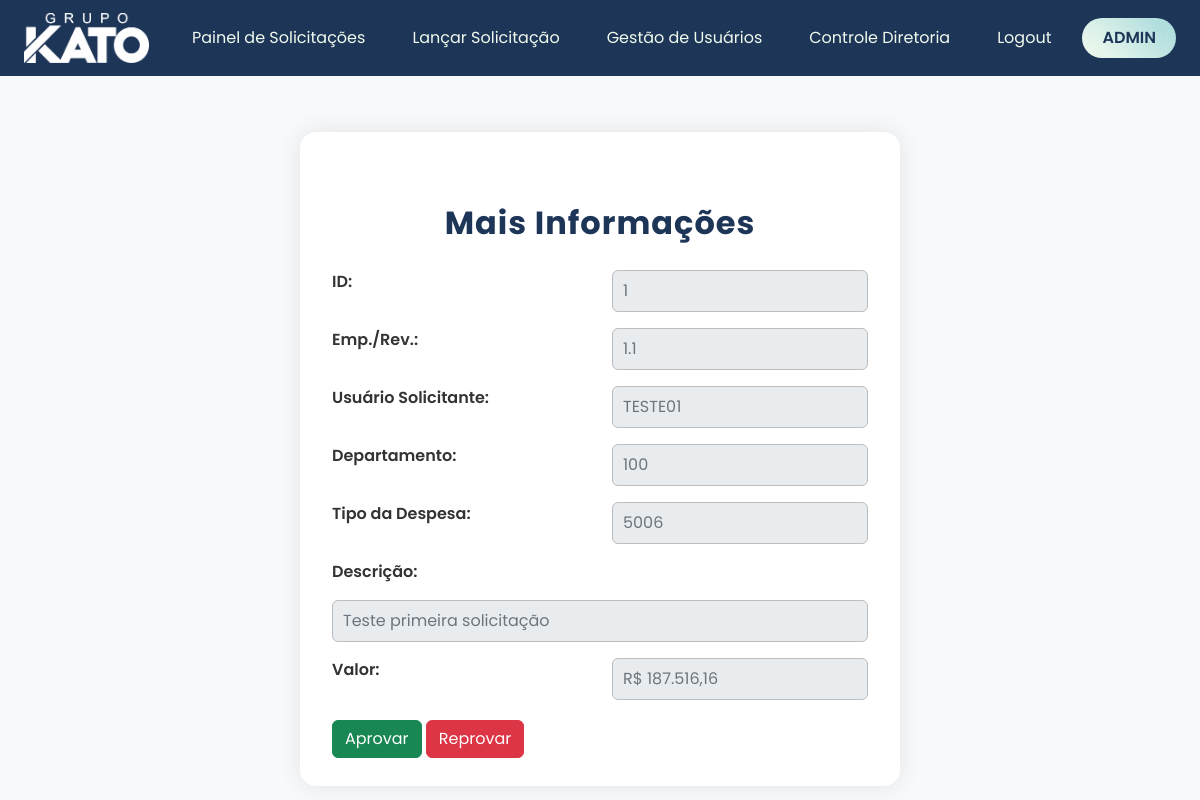
The app's page /controle-diretoria/mais-info/1 (signed in) with its own data.
### models/database.py (models this page shows)
class Usuarios(UserMixin, Model):
    USUARIO = CharField(unique=True)
    SENHA = CharField()
    NOME = CharField()
    CPF = CharField()
    FUNCAO = CharField()
    EMPRESA = IntegerField()
    REVENDA = IntegerField()
    class Meta:
        database = db

class Solicitacoes(Model):
    EMPRESA = IntegerField()
    REVENDA = IntegerField()
    USUARIO_SOLICITANTE = CharField()
    DEPARTAMENTO = CharField()
    TIPO_DESPESA = CharField()
    DESCRICAO = CharField()
    VALOR = FloatField()
    STATUS = CharField()
    MOTIVO_REPROVA = CharField()
    class Meta:
        database = db

### routes/blueprint_controle_diretoria.py (the view)
@blueprint_controle_diretoria.route('/mais-info/<int:id>', methods=['POST', 'GET'])
@login_required
@role_required('ADMIN', 'DIRETORIA')
def mais_info_cd(id):
    solicitacao = Solicitacoes.get_or_none(Solicitacoes.id == id)
    return render_template('mais_info_cd.html', usuario_logado=current_user.USUARIO, solicitacao=solicitacao)

### main.py (called while the page is built)
@login_manager.user_loader
def load_user(user_id):
    try:
        return Usuarios.get(Usuarios.id == int(user_id))
    except Usuarios.DoesNotExist:
        return None

### templates/mais_info_cd.html (shortened to what this page needs)
<!DOCTYPE html>
<html lang="pt-br">
<head>
    <link href="https://cdn.jsdelivr.net/npm/bootstrap@5.3.0/dist/css/bootstrap.min.css" rel="stylesheet">
    <link rel="stylesheet" href="{{ url_for('static', filename='css/mais_info_cd.css')}}">
</head>
<body>
    <header>
        <nav class="navbar navbar-light bg-dark px-4">
            <a class="navbar-brand" href="{{ url_for('blueprint_principal.principal') }}"><img src="{{ url_for('static', filename='img/Logo - Grupo Kato Branco.png') }}" alt="Logo KATO"></a>
            <ul class="nav">
                <li class="nav-item">
                    <a class="nav-link text-white" href="{{ url_for('blueprint_painel_solicitacoes.painel_solicitacoes') }}">Painel de Solicitações</a>
                </li>
                <li class="nav-item">
                    <a class="nav-link text-white" href="{{ url_for('blueprint_lancar_solicitacao.lancar_solicitacao') }}">Lançar Solicitação</a>
                </li>
                {% if current_user.FUNCAO == 'ADMIN' %}
                    <li class="nav-item">
                        <a class="nav-link text-white" href="{{ url_for('blueprint_gestao_usuarios.gestao_usuarios') }}">Gestão de Usuários</a>
                    </li>
                {% endif %}
                {% if current_user.FUNCAO == 'ADMIN' or current_user.FUNCAO == 'DIRETORIA' %}
                    <li class="nav-item">
                        <a class="nav-link text-white" href="{{ url_for('blueprint_controle_diretoria.controle_diretoria') }}">Controle Diretoria</a>
                    </li>
                {% endif %}
                <li class="nav-item">
                    <a class="nav-link text-white" href="{{ url_for('blueprint_principal.logout') }}">Logout</a>
                </li>
                <li class="user">
                    <a class="user" href="">{{ usuario_logado }}</a>
                </li>
            </ul>
        </nav>
    </header>
    <main>
        <div class="container">
            <h2 class="titulo">Mais Informações</h2>
            <form action="#" method="POST" class="formulario">
                <label for="id_solicitacao_id">ID:</label>
                <input type="text" readonly id="id_solicitacao_id" name="id" value="{{ solicitacao.id }}">
                <label for="empresa_revenda_id">Emp./Rev.:</label>
                <input type="text" readonly id="empresa_revenda_id" name="empresa_revenda" value="{{ solicitacao.EMPRESA }}.{{ solicitacao.REVENDA }}">
                <label for="usuario_solicitante_id">Usuário Solicitante:</label>
                <input type="text" readonly id="usuario_solicitante_id" name="usuario_solicitante" value="{{ solicitacao.USUARIO_SOLICITANTE }}">
                <label for="departamento_id">Departamento:</label>
                <input type="text" readonly id="departamento_id" name="departamento" value="{{ solicitacao.DEPARTAMENTO }}">
                <label for="tipo_despesa_id">Tipo da Despesa:</label>
                <input type="text" readonly id="tipo_despesa_id" name="tipo_despesa" value="{{ solicitacao.TIPO_DESPESA }}">
                <label for="descricao_id">Descrição:</label>
                <input type="text" readonly id="descricao_id" name="descricao" value="{{ solicitacao.DESCRICAO }}">
                <label for="valor_id">Valor:</label>
                <input type="text" readonly id="valor_id" name="valor" value="R$ {{ "{:,.2f}".format(solicitacao.VALOR).replace(',',"X").replace(".", ",").replace("X", ".") }}">
            </form>
            <button class="btn btn-success" data-bs-toggle="modal" data-bs-target="#confirmModal{{ solicitacao.id }}">Aprovar</button>
            <button class="btn btn-danger" data-bs-toggle="modal" data-bs-target="#modalReprovar{{ solicitacao.id }}">Reprovar</button>
        </div>
    </main>
</body>
</html>

### static/css/mais_info_cd.css (style rules this page uses)
:root { --primary-color: #1d3557; --secondary-color: #f1faee; --accent-color: #a8dadc; --danger-color: #e63946; --input-bg: #f7fafc; --input-border: #bdbdbd; --input-readonly-bg: #e9ecef; --input-readonly-color: #6c757d; }
* { font-family: 'Poppins', sans-serif; box-sizing: border-box; }
body, html { margin: 0; padding: 0; background-color: #f8f9fa; min-height: 100vh; }
.nav { display: flex; gap: 15px; list-style: none; padding: 0; margin: 0; }
.navbar { background-color: var(--primary-color) !important; }
.navbar-brand img { max-height: 50px; width: auto; margin-right: 10px; }
.navbar-brand { font-weight: bold; font-size: 1.5rem; color: var(--secondary-color) !important; }
.nav-link { color: var(--secondary-color) !important; transition: color 0.3s ease; }
.user { text-decoration: none; color: var(--primary-color); font-weight: 600; font-size: 1rem; text-transform: uppercase; padding: 8px 10px; border-radius: 20px; background: linear-gradient(45deg, #f1faee, #a8dadc); transition: all 0.3s ease; }
.titulo { text-align: center; margin: 36px 0 28px 0; color: var(--primary-color); font-size: 2rem; font-weight: 700; letter-spacing: 1px; }
.container { max-width: 600px; margin: 56px auto 40px auto; background: #fff; padding: 36px 32px 28px 32px; border-radius: 16px; box-shadow: 0 0 24px rgba(0,0,0,0.09); }
.formulario { display: grid; grid-template-columns: 1fr 1fr; gap: 14px 24px; margin-bottom: 18px; }
.formulario label { font-weight: 600; color: #333; margin-bottom: 2px; font-size: 1rem; grid-column: span 1; }
.formulario input[type="text"] { width: 100%; padding: 8px 10px; font-size: 1rem; border: 1px solid var(--input-border); border-radius: 6px; background: var(--input-bg); transition: border 0.2s, background 0.2s; margin-bottom: 2px; }
.formulario input[readonly] { background: var(--input-readonly-bg); color: var(--input-readonly-color); cursor: not-allowed; }
.formulario label[for="descricao_id"], .formulario input#descricao_id { grid-column: 1 / 3; }

### records on screen
Usuarios: USUARIO "ADMIN"
Solicitacoes: id "1", empresa_revenda "1.1", usuario_solicitante "TESTE01", departamento "100", tipo_despesa "5006", descricao "Teste primeira solicitação", valor "R$ 187.516,16"
